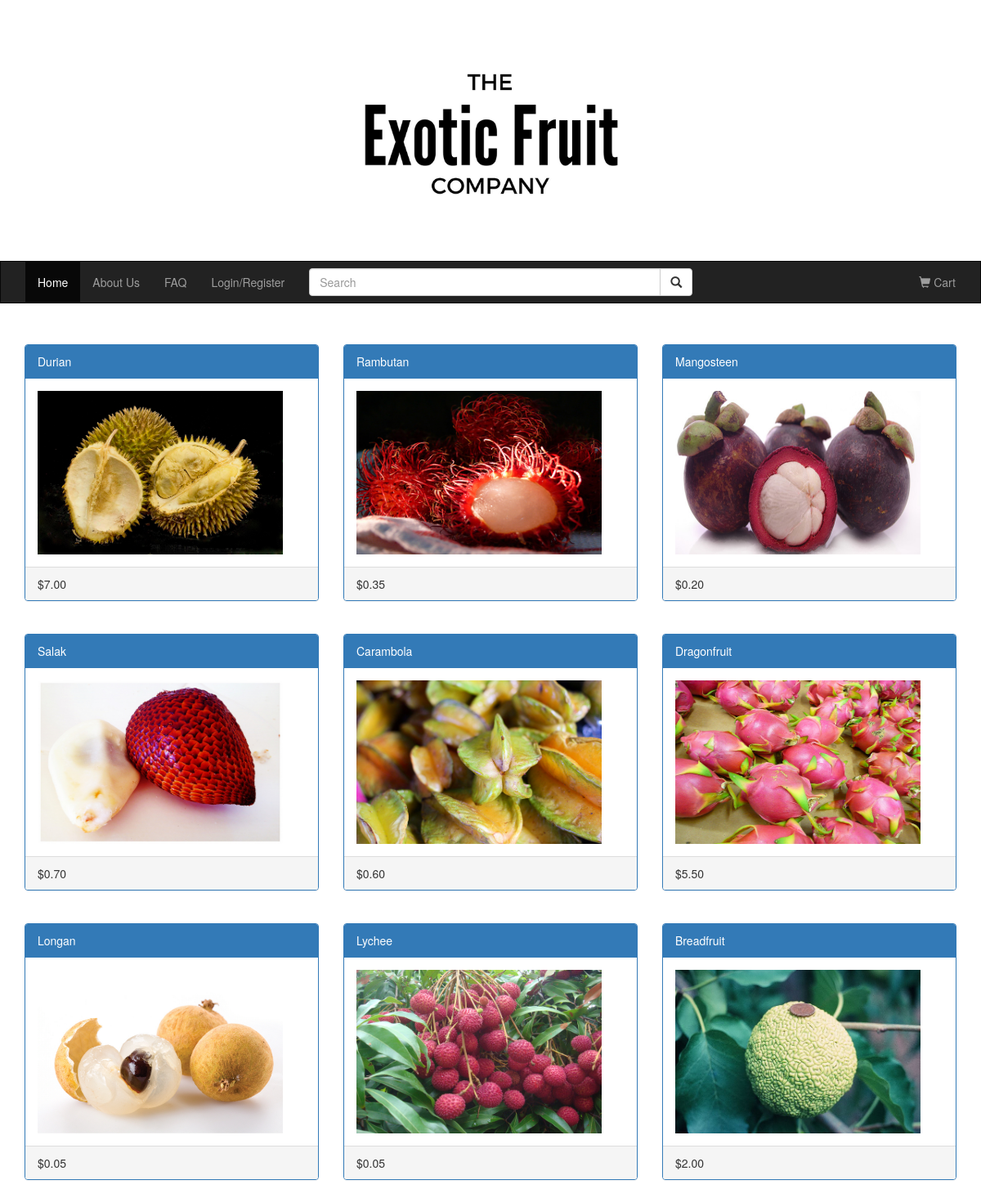
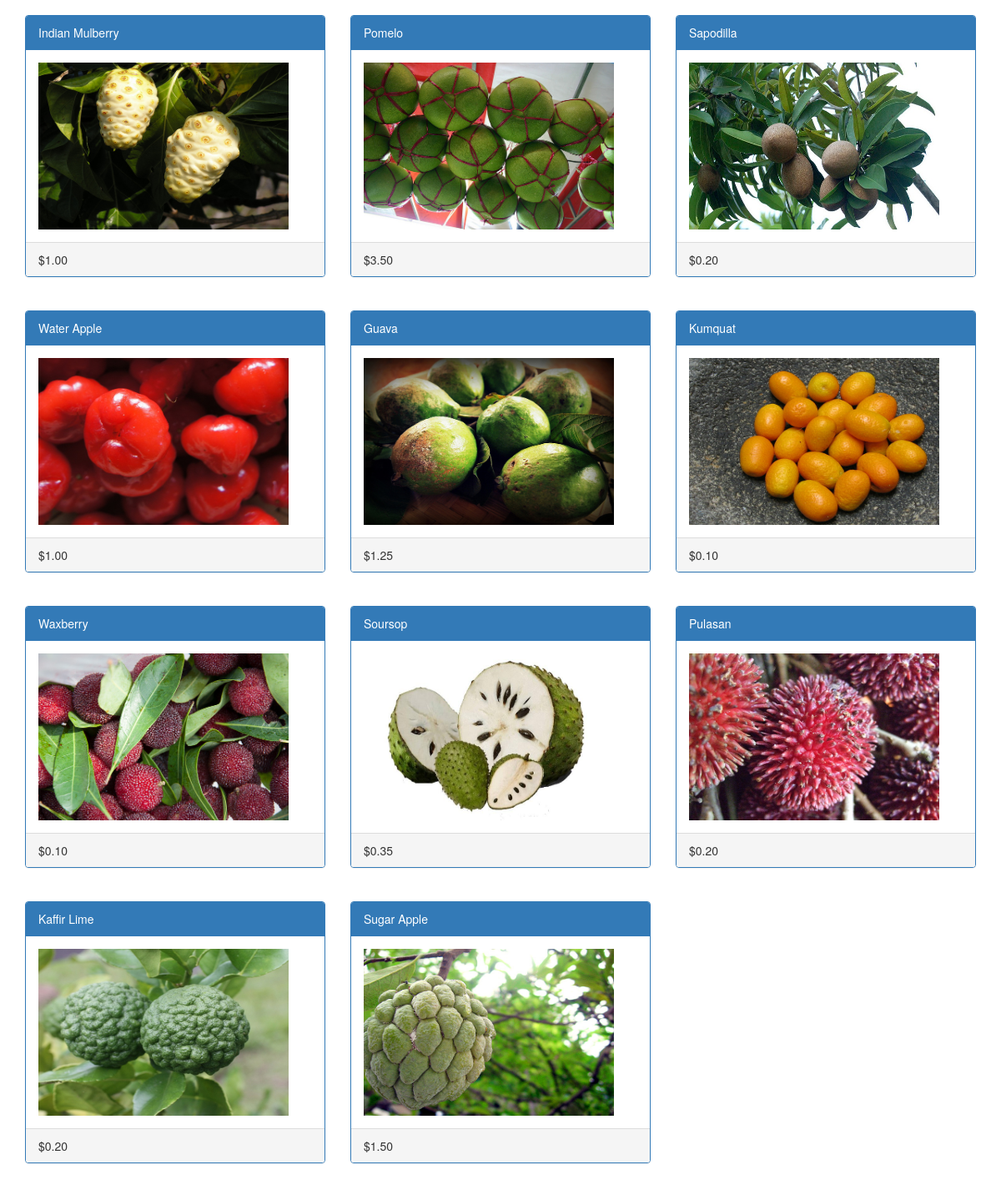
The page / on the database its author committed (2 pictures, top to bottom).
### tables this page shows
CREATE TABLE IF NOT EXISTS `product` (
  `prod_id` INT NOT NULL AUTO_INCREMENT COMMENT 'customer id',
  `prod_name` VARCHAR(200) NOT NULL COMMENT 'product name',
  `prod_desc` MEDIUMTEXT NOT NULL COMMENT 'product description',
  `stock_amount` INT NOT NULL,
  `unit_price` VARCHAR(45) NOT NULL,
  `photo` VARCHAR(200) NOT NULL,
  PRIMARY KEY (`prod_id`));

### src/model/db_functions.php (called while the page is built, shortened)
<?php
function getAllProducts()
{
    global $dbc;
	$query = 'SELECT prod_id, prod_name, prod_desc, stock_amount, unit_price, photo FROM product';
	$statement = $dbc->prepare($query);
	$statement->execute();
	$products = $statement->fetchAll();
	return $products;
}
?>

### src/index.php (the view, shortened to what this page needs)
<?php
	require_once 'model/db_connect.php';
	require_once 'model/db_functions.php';
	$products = getAllProducts();
	$end = 2;
	for($i = 0; $i < count($products); $i++) {
		$prod = $products[$i];
		if($i % 3 == 0) {
?>
<div class="container">
    <div class="row">
<?php
		}
    echo "<div class='col-sm-4'>
        <div class='panel panel-primary'>
            <div class='panel-heading'>" . $prod['prod_name'] . "</div>
            <div class='panel-body'><img src='" . $prod['photo'] . "' class='img-responsive' style='width:300px;height:200px' alt='Image'></div>
            <div class='panel-footer'>" . $prod['unit_price'] . "</div>
        </div>
    </div>";
		if($end == $i) {
?>
    </div>
</div><br>
<?php
			$end = $end + 3;
		}
	}
?>
<br>
</body>
</html>

### rows shown on the page
product: prod_name "Durian", photo (picture), unit_price "$7.00"
product: prod_name "Rambutan", photo (picture), unit_price "$0.35"
product: prod_name "Mangosteen", photo (picture), unit_price "$0.20"
product: prod_name "Salak", photo (picture), unit_price "$0.70"
product: prod_name "Carambola", photo (picture), unit_price "$0.60"
product: prod_name "Dragonfruit", photo (picture), unit_price "$5.50"
product: prod_name "Longan", photo (picture), unit_price "$0.05"
product: prod_name "Lychee", photo (picture), unit_price "$0.05"
product: prod_name "Breadfruit", photo (picture), unit_price "$2.00"
product: prod_name "Indian Mulberry", photo (picture), unit_price "$1.00"
product: prod_name "Pomelo", photo (picture), unit_price "$3.50"
product: prod_name "Sapodilla", photo (picture), unit_price "$0.20"
product: prod_name "Water Apple", photo (picture), unit_price "$1.00"
product: prod_name "Guava", photo (picture), unit_price "$1.25"
product: prod_name "Kumquat", photo (picture), unit_price "$0.10"
product: prod_name "Waxberry", photo (picture), unit_price "$0.10"
product: prod_name "Soursop", photo (picture), unit_price "$0.35"
product: prod_name "Pulasan", photo (picture), unit_price "$0.20"
product: prod_name "Kaffir Lime", photo (picture), unit_price "$0.20"
product: prod_name "Sugar Apple", photo (picture), unit_price "$1.50"
